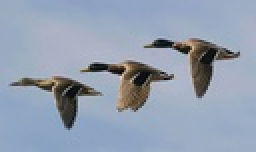
%> input picture lab4-6/kaczki.jpg, 128 x 76 px, shrunk from 588 x 348 before the run (shown 2 times larger)
$ octave kaczki.m   (GNU Octave 9; MATLAB toolbox functions it lacks are replaced by stand-ins)
%> lines starting %> are read from the running program, lines starting %| are printed output that depends on the picture; in (x1, y1, x2, y2) boxes, pixels count from 0 and x2, y2 are one past the last pixel; in counts of white or black regions, pixels touching at a corner belong together; the program's own positions count from 1
clear; clc; close all;

im = double(imread('kaczki.jpg')) / 255.0;
im = rgb2gray(im);
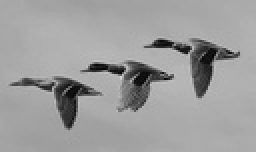
%> im: size 76x128 double (shown 2 times larger); min 0.0162, max 0.847, mean 0.618

imshow(im);

% progujemy bu uzyskac tylko nasze kaczki
t = graythresh(im);
%> t = 0.451

figure;

% binaryzujemy by otrzymac tylko ich konktury
tim = im;
tim =  ~imbinarize(tim, t);
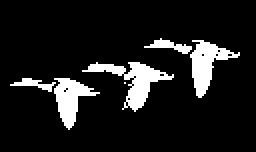
%> tim: size 76x128 logical (shown 2 times larger); 11% white; 6 white regions (1 under 20 px), largest, box (x1, y1, x2, y2) and area: (41, 31, 87, 56) 358, (95, 20, 120, 49) 302, (27, 39, 50, 65) 270, (72, 19, 96, 27) 77, (5, 39, 28, 46) 65

% zamykamy powstale dziury i wygladzamy koncowy obraz
tim = imclose(tim, ones(12));
%> tim: size 76x128 logical; 16.6% white; 1 white region, box (x1, y1, x2, y2) and area: (5, 19, 120, 65) 1612
tim = medfilt2(tim, [10, 10]);
%> tim: size 76x128 logical; 15.5% white; 1 white region, box (x1, y1, x2, y2) and area: (19, 19, 112, 61) 1510

imshow(tim);

% MORFOLOGIA

figure;
w = 2; h = 2;

tim2 = bwmorph(tim, 'remove');
%> tim2: size 76x128 logical; 2.3% white in thin lines or dots, all inside (x1, y1, x2, y2) = (19, 19, 112, 61)
% Inne: 'close', 'open', 'erode', 'dilote', 'fill', 'cleon', 'median',
% 'remove'

subplot(w, h, 1);
imshow(tim2);

% tworzymy szkielet kaczek, ktory jest zbiorem punktow rowno oddalonych od
% krawedzi, taki szkielet mozna przywrocic do pierwotnej postaci przy
% urzyciu np. erode
skel = bwmorph(tim, 'skel', 50);
%> skel: size 76x128 logical; 2% white in thin lines or dots, all inside (x1, y1, x2, y2) = (19, 20, 109, 60)

subplot(w, h, 2);
imshow(skel);

% pozostawia to jasne tylko te piksele ktory byly na krawedziach lini
skel2 = bwmorph(skel, 'endpoints');
subplot(w, h, 3);
imshow(skel2);

% pozostawia to jasne tylko te piksele ktory byly na polaczeniach lini
skel3 = bwmorph(skel, 'branchpoints');
%> skel3: size 76x128 logical; 0.29% white in thin lines or dots, all inside (x1, y1, x2, y2) = (33, 26, 106, 58)
subplot(w, h, 4);
imshow(skel3);

figure;

% robi erozje wzgledem glownego punktu calego obiektu
shr = bwmorph(tim, 'shrink', inf);
%> shr: size 76x128 logical; 0.01% white in thin lines or dots, all inside (x1, y1, x2, y2) = (64, 37, 65, 38)

subplot(w, h, 1);
imshow(shr);

% robi redukuje az do pojedynczej lini
thin = bwmorph(tim, 'thin', inf);
%> thin: size 76x128 logical; 1.2% white in thin lines or dots, all inside (x1, y1, x2, y2) = (21, 27, 107, 58)

subplot(w, h, 2);
imshow(thin);

% Liczba eulera w operacjah morfologicznych (czy ilosc obiektow jest
% zachowana)

% przeciwienstwo 'thin', dzieli nam obraz na sektory gdzie mamy pewnosc ze
% w kazdym sektorze jest jeden obiekt
thic = bwmorph(tim, 'thicken', inf);
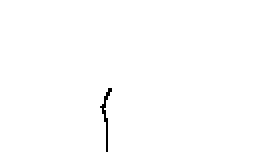
%> thic: size 76x128 logical (shown 2 times larger); 99.5% white; black in thin lines or dots, all inside (x1, y1, x2, y2) = (50, 44, 56, 76)

subplot(w, h, 3);
imshow(thic);

% tworzymy macierz gdzie 0=tlo, 1...inf=obiekt o nr n
l = bwlabel(tim);

subplot(w, h, 4);
imshow(label2rgb(l));

figure;
% ta operacja przechowuje tylko kaczke nr n;
subplot(w, h, 1);
imshow((l == 1) .* im);
subplot(w, h, 2);
imshow((l == 2) .* im);
subplot(w, h, 3);
imshow((l == 3) .* im);

subplot(w, h, 4);
% to daje nam ostry obraz kaczki i znowu mozna przeprowadzic tesame
% operacje tylko ostrzej
imshow((bwlabel(thic) == 2) .* im);

figure;

% transformata odleglosciowa
d = bwdist(~tim);
subplot(w, h, 1);
imshow(d, [0, max(d, [], 'all')]);

timk = tim;
timk(:, [1, end]) = 1;
timk([1, end], :) = 1;
%> timk: size 76x128 logical; 19.7% white; 2 white regions, box (x1, y1, x2, y2) and area: (19, 19, 112, 61) 1510, (0, 0, 128, 76) 404

d2 = bwdist(timk);
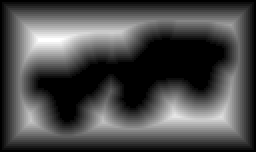
%> d2: size 76x128 single (shown 2 times larger); min 0, max 19, mean 5.52; drawn with min black and max white

% wyznaczamy obszary na okolo obiektow
l2 = watershed(d2);
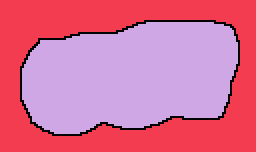
%> l2: size 76x128 uint8 (shown 2 times larger); 3 distinct labels, from 0 to 2; one colour per label, 0 black

subplot(w, h, 2);
imshow(l2, [0, max(l2, [], 'all')]);

d3 = bwdist(timk, 'cityblock');
d3 = watershed(d3);
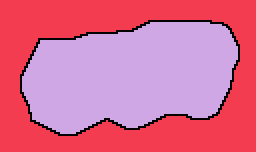
%> d3: size 76x128 uint8 (shown 2 times larger); 3 distinct labels, from 0 to 2; one colour per label, 0 black
% jest jeszcze 'chessboard', 'euclidean'

subplot(w, h, 3);
imshow(d3, [0, max(d3, [], 'all')]);

d3 = bwdist(timk, 'chessboard');
%> d3: size 76x128 single
d3 = watershed(d3);
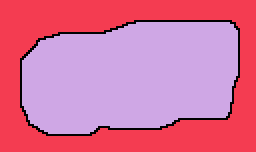
%> d3: size 76x128 uint8 (shown 2 times larger); 3 distinct labels, from 0 to 2; one colour per label, 0 black
subplot(w, h, 4);
imshow(d3, [0, max(d3, [], 'all')]);

$ run again, with lab4-6/ptaki2.jpg copied over lab4-6/kaczki.jpg
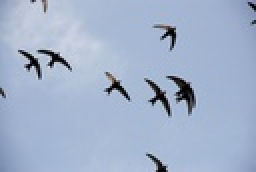
%> input picture lab4-6/ptaki2.jpg, 128 x 86 px, shrunk from 640 x 428 before the run (shown 2 times larger)
%> t = 0.435
%> `tim =  ~imbinarize(tim, t);`:
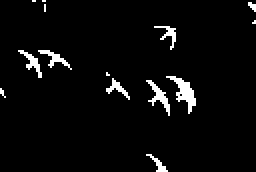
%> tim: size 86x128 logical (shown 2 times larger); 3.8% white in thin lines or dots
%> tim2: size 86x128 logical; 1.3% white in thin lines or dots, all inside (x1, y1, x2, y2) = (12, 14, 97, 57)
%> skel: size 86x128 logical; 0.75% white in thin lines or dots, all inside (x1, y1, x2, y2) = (12, 14, 96, 53)
%> skel3: size 86x128 logical; 0.05% white in thin lines or dots, all inside (x1, y1, x2, y2) = (58, 42, 88, 49)
%> shr: size 86x128 logical; 0.03% white in thin lines or dots, all inside (x1, y1, x2, y2) = (20, 16, 84, 46)
%> thin: size 86x128 logical; 0.43% white in thin lines or dots, all inside (x1, y1, x2, y2) = (15, 16, 89, 48)
%> thic: size 86x128 logical; 97.7% white; black in thin lines or dots, all inside (x1, y1, x2, y2) = (36, 0, 128, 86)
%> l: size 86x128 double; 4 distinct labels, from 0 to 3
%> l2: size 86x128 uint8; 5 distinct labels, from 0 to 4
%> `d3 = watershed(d3);`:
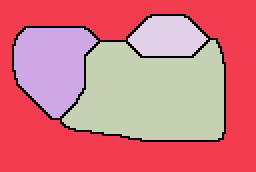
%> d3: size 86x128 uint8 (shown 2 times larger); 5 distinct labels, from 0 to 4; one colour per label, 0 black
